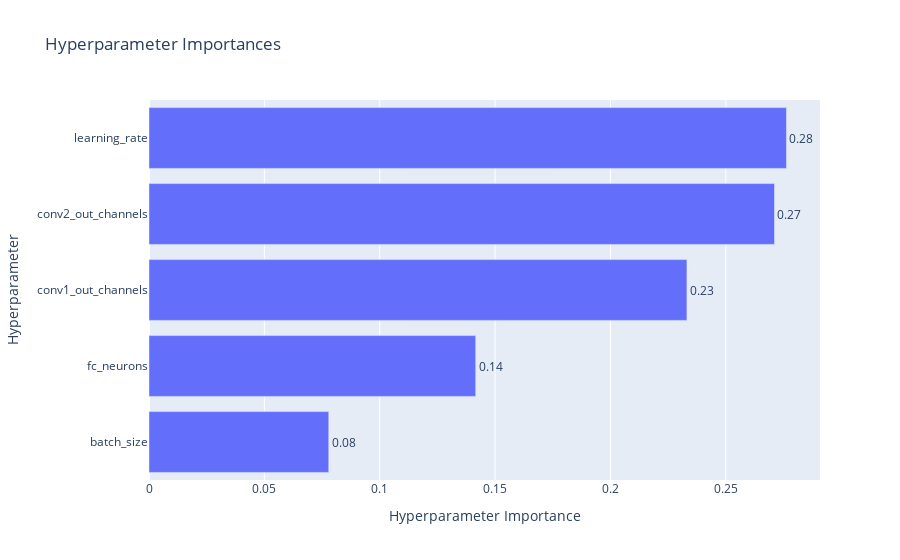

Here is the notebook cell this chart was saved with:
### Code cell
fig2 = plot_param_importances(study)
fig2.show()

### Figure 1 — Plotly figure (JSON) as saved in the notebook; plotly's stock layout.template omitted (floating-point values rounded to 4 significant figures)
{"data": [{"cliponaxis": false, "hovertemplate": ["batch_size (CategoricalDistribution): 0.07790894156870674<extra></extra>", "fc_neurons (CategoricalDistribution): 0.14159411594095894<extra></extra>", "conv1_out_channels (CategoricalDistribution): 0.23313716838976217<extra></extra>", "conv2_out_channels (CategoricalDistribution): 0.2710884065471633<extra></extra>", "learning_rate (FloatDistribution): 0.27627136755340886<extra></extra>"], "name": "Objective Value", "orientation": "h", "text": ["0.08", "0.14", "0.23", "0.27", "0.28"], "textposition": "outside", "type": "bar", "x": [0.07791, 0.1416, 0.2331, 0.2711, 0.2763], "y": ["batch_size", "fc_neurons", "conv1_out_channels", "conv2_out_channels", "learning_rate"]}], "layout": {"title": {"text": "Hyperparameter Importances"}, "xaxis": {"title": {"text": "Hyperparameter Importance"}}, "yaxis": {"title": {"text": "Hyperparameter"}}}}
